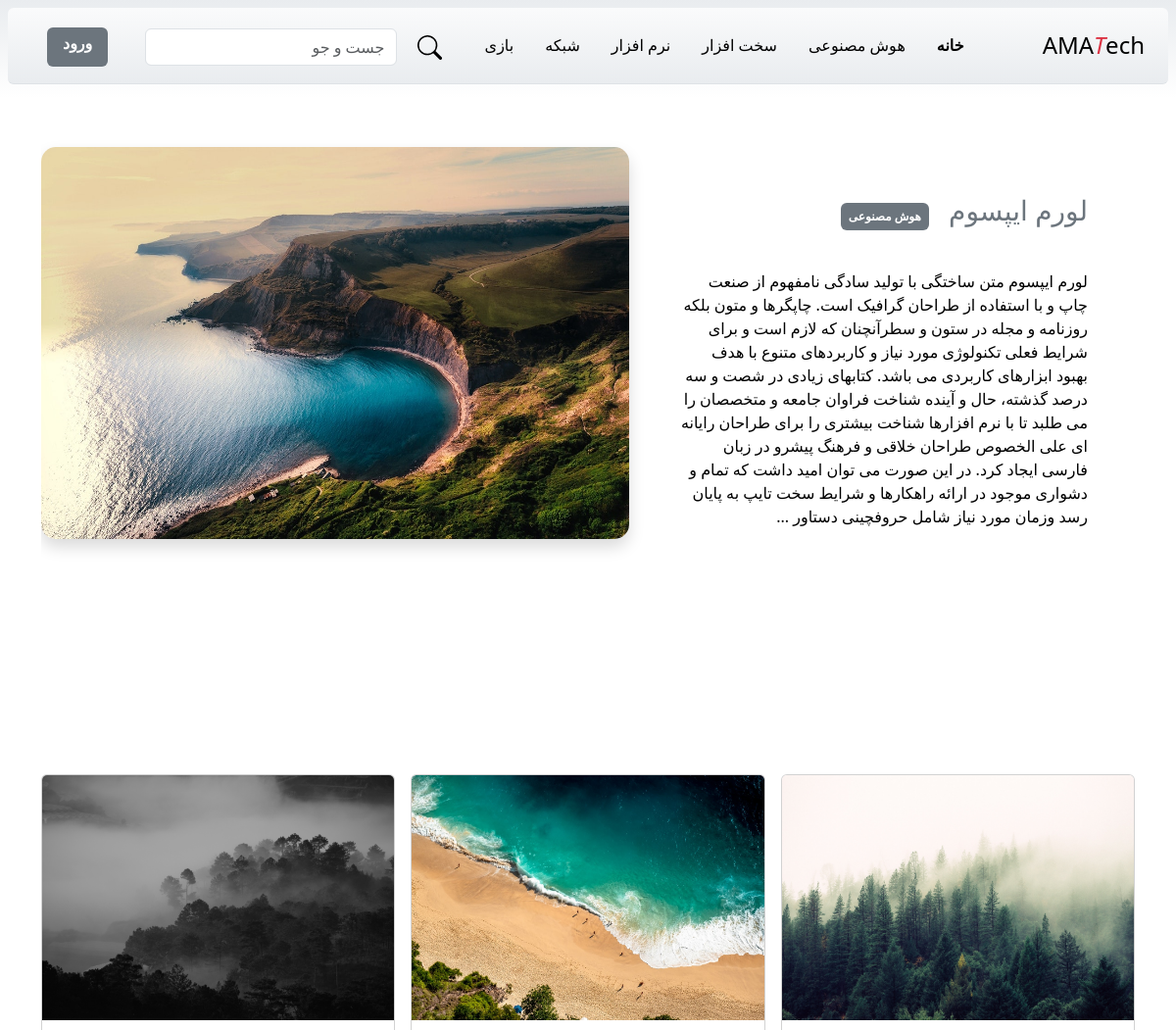
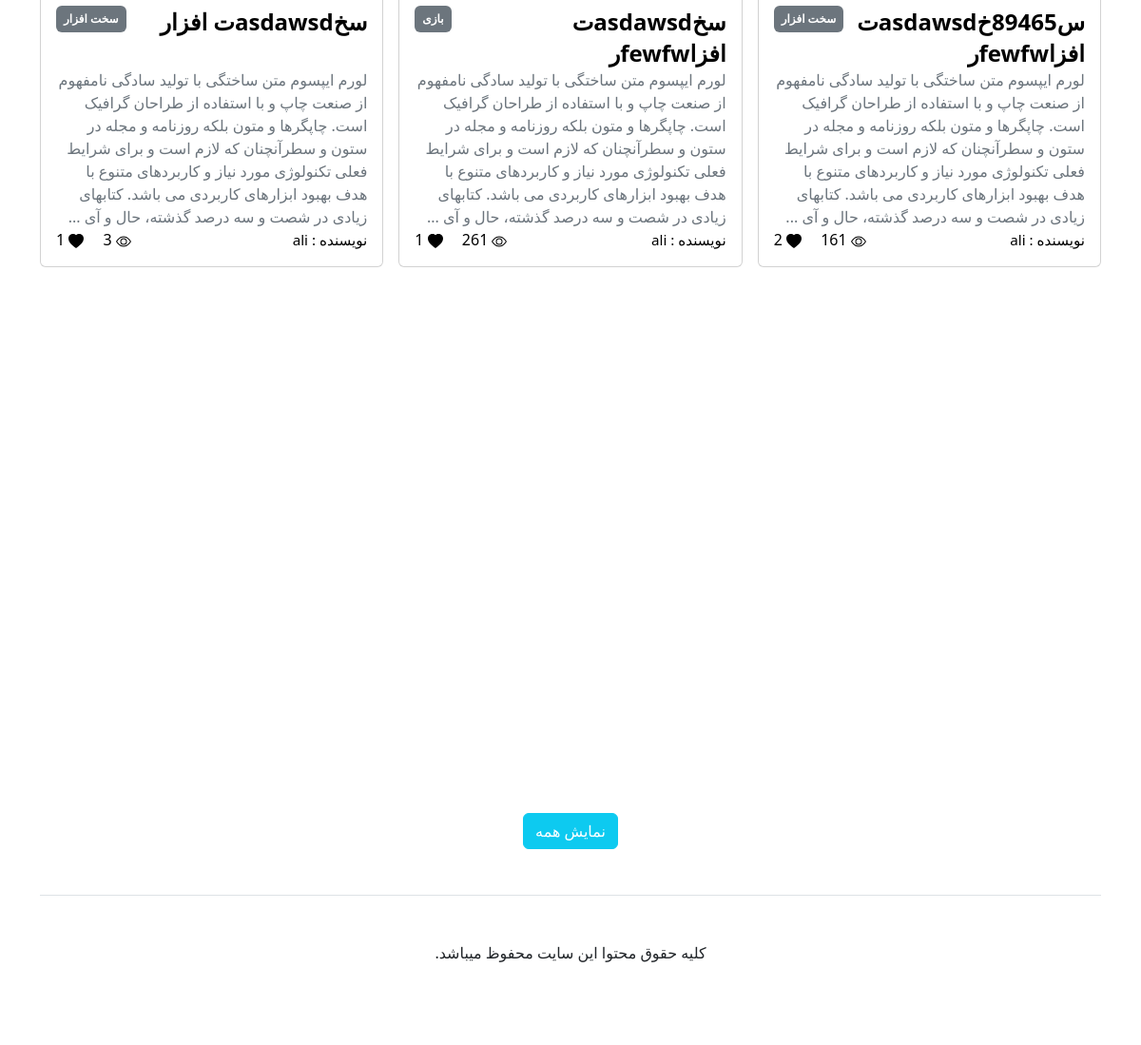
The app's page /view/index.php with its own data (2 pictures, top to bottom).
### tables this page shows
CREATE TABLE `category` (
  `id` int NOT NULL,
  `name` varchar(255) NOT NULL
);

CREATE TABLE `sliders` (
  `id` int NOT NULL,
  `post_id` int NOT NULL,
  `active` tinyint(1) NOT NULL DEFAULT '0'
);

CREATE TABLE `post` (
  `id` int NOT NULL,
  `user_id` int NOT NULL,
  `title` varchar(255) NOT NULL,
  `thumbnail` varchar(255) DEFAULT NULL,
  `des` mediumtext NOT NULL,
  `category_id` int NOT NULL,
  `views` int NOT NULL DEFAULT '0',
  `create_date` datetime NOT NULL DEFAULT CURRENT_TIMESTAMP
);

CREATE TABLE `user` (
  `id` int NOT NULL,
  `name` varchar(255) NOT NULL,
  `username` varchar(255) NOT NULL,
  `password` varchar(255) NOT NULL,
  `mobile` varchar(11) NOT NULL,
  `email` varchar(255) NOT NULL,
  `role` enum('user','writer','admin') NOT NULL DEFAULT 'user',
  `register_date` datetime NOT NULL DEFAULT CURRENT_TIMESTAMP
);

### auto_load.php (called while the page is built, shortened)
<?php
spl_autoload_register( function($class){
    $className = str_replace('\\', '/', __DIR__) . "/control/$class.php";
});
if (!isset($DB)){
    $DB = new db();
}

### control/db.php (called while the page is built, shortened)
<?php
if (strstr($_SERVER['REQUEST_URI'],'panel'))
    require_once "../../auto_load.php";
else
    require_once "../auto_load.php";
class db
{
    protected $db;
    function conn($dbname , $dbuser , $dbpass ){
        $this->dbname = $dbname;
        $this->dbuser = $dbuser;
        $this->dbpass = $dbpass;
        try {
            $this->db = new PDO('mysql:host=localhost;'.'dbname='.$this->dbname.';charset=utf8mb4', $this->dbuser, $this->dbpass,
                [PDO::ATTR_ERRMODE => PDO::ERRMODE_EXCEPTION, PDO::MYSQL_ATTR_INIT_COMMAND => "SET NAMES utf8"]);
        } catch (PDOException $e) {
            echo $e->getMessage();
        }
    }
    function select($table, $where)
    {
        $sql = 'SELECT * FROM '.$table.' WHERE '.$where;
        return $this->db->query($sql);
    }
    function selects($table, $where  = '1=1', $limit = 0, $offset = 0)
    {
        $sql = 'SELECT * FROM '.$table.' WHERE '.$where;
        if ($limit > 0) {
            $sql .= ' LIMIT '.$limit . ' OFFSET '.$offset;
        }
        return $this->db->query($sql);
    }
}

### control/category.php (called while the page is built, shortened)
<?php
if (strstr($_SERVER['REQUEST_URI'],'panel'))
    require_once "../../auto_load.php";
else
    require_once "../auto_load.php";
class category
{
    private $table = 'category';
    function select_category($where)
    {
        global $DB;
        return $DB->select($this->table, $where)->fetch(PDO::FETCH_OBJ);
    }
    function select_categories($where = '1=1', $limit = 0, $offset = 0)
    {
        global $DB;
        return $DB->selects($this->table, $where, $limit, $offset)->fetchAll(PDO::FETCH_OBJ);
    }
}

### control/slider.php (called while the page is built, shortened)
<?php
if (strstr($_SERVER['REQUEST_URI'],'panel'))
    require_once "../../auto_load.php";
else
    require_once "../auto_load.php";
class slider
{
    private $table = 'sliders';
    function select_sliders($where = '1=1', $limit = 0, $offset = 0)
    {
        global $DB;
        return $DB->selects($this->table, $where, $limit, $offset)->fetchAll(PDO::FETCH_OBJ);
    }
}

### control/post.php (called while the page is built, shortened)
<?php
if (strstr($_SERVER['REQUEST_URI'],'panel'))
    require_once "../../auto_load.php";
else
    require_once "../auto_load.php";
class post
{
    private $table = 'post';
    function select_post($where)
    {
        global $DB;
        return $DB->select($this->table, $where)->fetch(PDO::FETCH_OBJ);
    }
    function select_posts($where = '1=1', $limit = 0, $offset = 0)
    {
        global $DB;
        return $DB->selects($this->table, $where, $limit, $offset)->fetchAll(PDO::FETCH_OBJ);
    }
    function select_post_likes($post_id)
    {
        global $DB;
        return $DB->selects('`like`', "post_id = $post_id")->fetchAll(PDO::FETCH_OBJ);
    }
    function select_views($post_id){
        global $DB;
        return $DB->select($this->table, "id = $post_id")->fetchAll(PDO::FETCH_OBJ)[0]->views;
    }
}

### control/user.php (called while the page is built, shortened)
<?php
if (strstr($_SERVER['REQUEST_URI'],'panel'))
    require_once "../../auto_load.php";
else
    require_once "../auto_load.php";
class user{
    private $table = 'user';
    function select_user($where)
    {
        global $DB;
        return $DB->select($this->table, $where)->fetch(PDO::FETCH_OBJ);
    }
}

### view/index.php (the view, shortened to what this page needs)
<?php
require_once "../auto_load.php";
?>
<!DOCTYPE html>
<html dir="rtl" lang="fa">
<head>
    <link rel="stylesheet" href="assets/css/style.css"/>
    <link rel="stylesheet" href="assets/css/bootstrap.min.css">
</head>
<body dir="rtl">
<?php require_once 'nav.php'; ?>
<div class="container py-3">
    <?php if (!isset($_GET['show']) && !isset($_GET['cat_id']) && !isset($search)):?>
    <header style="height: 80vh">
        <div id="carousel" class="carousel slide" data-bs-ride="carousel">
            <div class="carousel-inner rounded">
                <?php
                $sliders = new slider();
                $sliders = $sliders->select_sliders();
                foreach ($sliders as $slider):
                    $post = new post();
                    $post = $post->select_post("id = $slider->post_id");
                    ?>
                    <a class="text-black" href="single.php?id=<?= $post->id ?>">
                        <div class="carousel-item pt-4 carousel-height <?= $slider->active == 1 ? 'active' : '' ?>">
                            <div class="d-flex">
                                <div class="text-end m-5">
                                    <h3 class="text-secondary d-inline mb-3"><?= $post->title ?></h3>
                                    <span class="badge text-bg-secondary mx-3 p-2"><?=(new category())->select_category("id = $post->category_id")->name ?></span>
                                    <p class="mt-4 pt-3"><?= mb_substr($post->des, 0, 600) . " ..." ?></p>
                                </div>
                                <div class="">
                                    <img src="upload/<?= $post->thumbnail ?>" class="image-right shadow" style="width: 600px; height: 400px;border-radius: 15px;" alt="post-img">
                                </div>
                            </div>
                        </div>
                    </a>
                <?php endforeach; ?>
            </div>
        </div>
    </header>
    <?php endif;?>
    <main>
        <section class="mt-4">
            <div class="row">
                <div class="col-lg-12">
                    <div class="row g-3">
                        <?php $posts = new post;
                        if (isset($_GET['cat_id']) && isset($search))
                            $posts = $posts->select_posts("category_id = {$_GET['cat_id']} AND title LIKE '%{$search}%'");
                        else if (isset($_GET['cat_id']))
                            $posts = $posts->select_posts("category_id = {$_GET['cat_id']} ORDER BY id DESC");
                        else if (isset($search))
                            $posts = $posts->select_posts("title LIKE '%{$search}%' ORDER BY id ASC");
                        else if (isset($_GET['show']) && $_GET['show'] == 'all')
                            $posts = $posts->select_posts("1=1 ORDER BY id DESC");
                        else
                             $posts = $posts->select_posts('1=1 ORDER BY id DESC',9);
                        if (count($posts) > 0): $i = 0;
                            foreach ($posts as $post): $i++?>
                            <div class="col-sm-4 post-card" style="<?= $i > 3 ? 'opacity: 0;' : '' ?>" >
                                <div class="card">
                                    <a href="single.php?id=<?= $post->id ?>" class="text-black text-decoration-none">
                                        <img loading="lazy" src="<?= "upload/$post->thumbnail"; ?>" class="card-img-top"
                                             alt="post-image"
                                             height="250"/>
                                        <div class="card-body">
                                            <div class="d-flex justify-content-between" style="height: 50px;">
                                                <h4 class="card-title fw-bold" style="line-height: 33px">
                                                    <?= $post->title ?>
                                                </h4>
                                                <div><?php $category = new category(); ?>
                                                    <span class="badge p-2 text-bg-secondary"><?= $category->select_category("id = $post->category_id")->name ?></span>
                                                </div>
                                            </div>
                                            <p class="card-text text-secondary pt-3">
                                                <?= mb_substr($post->des, 0, 300) . " ..." ?>
                                            </p>
                                            <div class="d-flex justify-content-between align-items-center">
                                            <span class="fs-7 mb-0">
                                                <?php
                                                $user = new user();
                                                $user = $user->select_user("role = 'writer' AND id = $post->user_id");
                                                echo 'نویسنده : ' . $user->name;
                                                ?>
                                            </span>
                                                <div>
                                                    <?php $views = (new post())->select_views($post->id); ?>
                                                    <span><img class="me-3" src="assets/icons/eye.svg" alt="eye"> <?= $views ?></span>
                                                    <a href="<?= "single.php?id=$post->id"?>" class="text-black text-decoration-none"><img class="me-3" src="assets/icons/heart-fill.svg" alt="heart"><?php $like = (new post())->select_post_likes($post->id) ?><?= $like ? ' ' . count($like)  : ' 0' ?></a>
                                                </div>
                                            </div>
                                        </div>
                                    </a>
                                </div>
                            </div>
                        <?php endforeach; elseif (isset($_GET['cat_id'])): ?>
                            <div class="alert alert-danger text-center">خبری برای این دسته بندی یافت نشد!</div>
                        <?php else: ?>
                            <div class="alert alert-danger text-center">خبری یافت نشد!</div>
                        <?php endif; ?>
                        <?php if (!isset($_GET['show']) && !isset($_GET['cat_id']) && !isset($search)): ?>
                        <div class="d-flex justify-content-center align-items-center">
                            <a class="btn btn-info text-white" href="index.php?show=all">نمایش همه</a>
                        </div>
                        <?php endif;?>
                    </div>
                </div>
            </div>
        </section>
    </main>
    <footer class="text-center pt-4 my-md-5 pt-md-5 border-top">
        <div class="row flex-column">
            <div>
                <p class="">
                    کلیه حقوق محتوا این سایت محفوظ
                    میباشد.
                </p>
            </div>
            <div>
                <a href="#"><i class="bi bi-telegram fs-3 text-secondary ms-2"></i></a>
                <a href="#"><i class="bi bi-whatsapp fs-3 text-secondary ms-2"></i></a>
            </div>
        </div>
    </footer>
</div>
</body>
</html>

### view/nav.php (shortened to what this page needs)
<nav style="top: 5px; background: linear-gradient(360deg, #e9ecef, #fff 100px, #fff);" class="d-flex justify-content-between align-items-start mx-2 mt-2 px-4 rounded py-3 mb-4 border-bottom sticky-top">
    <div class="d-flex flex-column flex-md-row align-items-center d-inline-flex gap-3">
        <h1 class="fs-4 mt-2 fw-medium link-body-emphasis text-decoration-none ms-5"><a
                class="text-decoration-none text-black" href="index.php">AMA<span
                    class="text-danger fst-italic">T</span>ech</a></h1>
        <a class=" <?= !isset($_GET['cat_id']) ? 'fw-bold' : '' ?> me-3 py-2 link-body-emphasis text-decoration-none" href="index.php">خانه</a>
        <?php $category = new category();
        $categories = $category->select_categories();
        foreach ($categories as $category):?>
            <a class="me-3 py-2 link-body-emphasis text-decoration-none <?= isset($_GET['cat_id']) && $category->id == $_GET['cat_id'] ? 'fw-bold' : '' ?>" href="index.php?<?= isset($search) ? "search=$search&" : '' ?>cat_id=<?= $category->id ?>"><?= $category->name ?></a>
        <?php endforeach; ?>
    </div>
    <form method="get" action="index.php" class="btn-search mt-1 d-flex justify-content-center align-items-center">
        <label for="search" style="cursor: pointer">
            <button type="submit" class="btn">
                <img width="25" src="assets/icons/search.svg" class="mx-2" alt="search">
            </button>
        </label>
        <input type="text" class="form-control" value="<?= htmlspecialchars($search ?? '', ENT_QUOTES) ?>" name="search" id="search" placeholder="جست و جو">
    </form>
    <div class="mt-1">
        <?php if (!isset($_SESSION['user_id'])): ?>
            <a href="auth.php" class="badge text-bg-secondary mx-3 text-decoration-none py-2 pb-3 px-3" style="font-size: 16px">ورود</a>
        <?php else: ?>
            <a href="panel/index.php"><img class="mx-4 link-body-emphasis" src="assets/icons/profile.png" alt="person-circle" width="35"></a>
        <?php endif; ?>
    </div>
</nav>

### view/assets/css/style.css (style rules this page uses)
body { background-image: linear-gradient(180deg, #e9ecef, #fff 100px, #fff); background-repeat: no-repeat; font-family: "vazir", sans-serif; }
.post-card { transition: opacity 1.3s ease; }
.container { max-width: 1200px; }
.image-right { width: 600px; border-radius: 15px; }
.fs-7 { font-size: 0.95rem; }
@media screen and (min-width: 800px) { .carousel-height { height: 450px; } }

### records on screen
category: name "هوش مصنوعی"
category: name "سخت افزار"
category: name "نرم افزار"
category: name "شبکه"
category: name "بازی"
sliders: post.title "لورم ایپسوم", post.name "هوش مصنوعی", post.des "لورم ایپسوم متن ساختگی با تولید سادگی نامفهوم از صنعت چاپ و با استفاده از طراحان گرافیک است. چاپگرها و متون بلکه روزنامه و مجله در ستون و سطرآنچنان که لازم است و برای شرایط فعلی تکنولوژی مورد نیاز و کاربردهای متنوع با هدف بهبود ابزارهای کاربردی می باشد. کتابهای زیادی در شصت و سه درصد گذشته، حال و آینده شناخت فراوان جامعه و متخصصان را می طلبد تا با نرم افزارها شناخت بیشتری را برای طراحان رایانه ای علی الخصوص طراحان خلاقی و فرهنگ پیشرو در زبان فارسی ایجاد کرد. در این صورت می توان امید داشت که تمام و دشواری موجود در ارائه راهکارها و شرایط سخت تایپ به پایان رسد وزمان مورد نیاز شامل حروفچینی دستاور", post.thumbnail (picture)
post: thumbnail (picture), title "س89465خasdawsdت افزاfewfwر", category.name "سخت افزار", des "لورم ایپسوم متن ساختگی با تولید سادگی نامفهوم از صنعت چاپ و با استفاده از طراحان گرافیک است. چاپگرها و متون بلکه روزنامه و مجله در ستون و سطرآنچنان که لازم است و برای شرایط فعلی تکنولوژی مورد نیاز و کاربردهای متنوع با هدف بهبود ابزارهای کاربردی می باشد. کتابهای زیادی در شصت و سه درصد گذشته، حال و آی", user.name "ali", views "161", count($like) "2"
post: thumbnail (picture), title "سخasdawsdت افزاfewfwر", category.name "بازی", des "لورم ایپسوم متن ساختگی با تولید سادگی نامفهوم از صنعت چاپ و با استفاده از طراحان گرافیک است. چاپگرها و متون بلکه روزنامه و مجله در ستون و سطرآنچنان که لازم است و برای شرایط فعلی تکنولوژی مورد نیاز و کاربردهای متنوع با هدف بهبود ابزارهای کاربردی می باشد. کتابهای زیادی در شصت و سه درصد گذشته، حال و آی", user.name "ali", views "261", count($like) "1"
post: thumbnail (picture), title "سخasdawsdت افزار", category.name "سخت افزار", des "لورم ایپسوم متن ساختگی با تولید سادگی نامفهوم از صنعت چاپ و با استفاده از طراحان گرافیک است. چاپگرها و متون بلکه روزنامه و مجله در ستون و سطرآنچنان که لازم است و برای شرایط فعلی تکنولوژی مورد نیاز و کاربردهای متنوع با هدف بهبود ابزارهای کاربردی می باشد. کتابهای زیادی در شصت و سه درصد گذشته، حال و آی", user.name "ali", views "3", count($like) "1"
